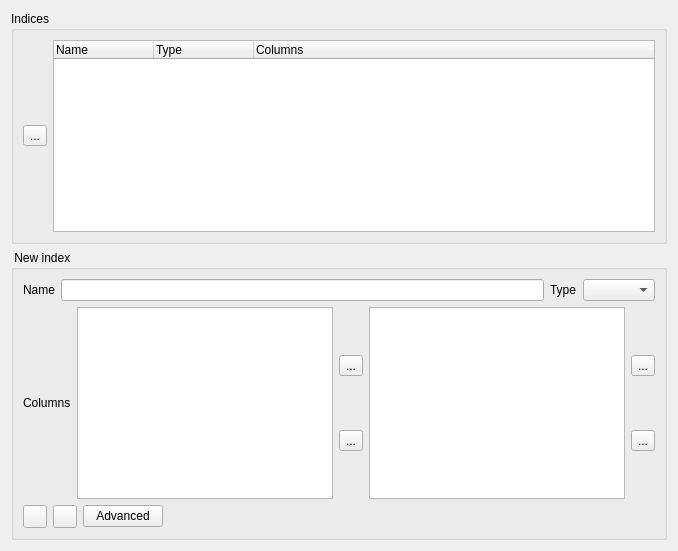
        <widget class="QWidget" name="tabWidgetPage2">
         <attribute name="title">
          <string>Indices</string>
         </attribute>
         <layout class="QVBoxLayout" name="verticalLayout_3">
          <item>
           <widget class="QGroupBox" name="groupBox_4">
            <property name="title">
             <string>Indices</string>
            </property>
            <layout class="QHBoxLayout" name="horizontalLayout_7">
             <item>
              <widget class="QToolButton" name="btnRemoveIndex">
               <property name="toolTip">
                <string>Delete this index</string>
               </property>
               <property name="statusTip">
                <string>Delete this index</string>
               </property>
               <property name="whatsThis">
                <string>Deletes this index</string>
               </property>
               <property name="text">
                <string>...</string>
               </property>
               <property name="icon">
                <iconset resource="dbm.qrc">
                 <normaloff>:/images/actions/images/small/remove.png</normaloff>:/images/actions/images/small/remove.png</iconset>
               </property>
              </widget>
             </item>
             <item>
              <widget class="QTreeWidget" name="lstIndices">
               <property name="rootIsDecorated">
                <bool>false</bool>
               </property>
               <property name="itemsExpandable">
                <bool>false</bool>
               </property>
               <property name="expandsOnDoubleClick">
                <bool>false</bool>
               </property>
               <column>
                <property name="text">
                 <string notr="true">Name</string>
                </property>
               </column>
               <column>
                <property name="text">
                 <string>Type</string>
                </property>
               </column>
               <column>
                <property name="text">
                 <string>Columns</string>
                </property>
               </column>
              </widget>
             </item>
            </layout>
           </widget>
          </item>
          <item>
           <widget class="QGroupBox" name="groupBox_3">
            <property name="title">
             <string> New index </string>
            </property>
            <property name="flat">
             <bool>false</bool>
            </property>
            <property name="checkable">
             <bool>false</bool>
            </property>
            <layout class="QVBoxLayout" name="verticalLayout_7">
             <item>
              <layout class="QGridLayout" name="gridLayout_3">
               <item row="0" column="0">
                <widget class="QLabel" name="label_6">
                 <property name="text">
                  <string>Name</string>
                 </property>
                </widget>
               </item>
               <item row="0" column="2">
                <widget class="QLineEdit" name="txtNewIndexName"/>
               </item>
               <item row="0" column="3">
                <widget class="QLabel" name="label_8">
                 <property name="text">
                  <string>Type</string>
                 </property>
                </widget>
               </item>
               <item row="0" column="4">
                <widget class="QComboBox" name="cmbIndexType"/>
               </item>
              </layout>
             </item>
             <item>
              <layout class="QHBoxLayout" name="horizontalLayout_6">
               <item>
                <widget class="QLabel" name="label_14">
                 <property name="text">
                  <string>Columns</string>
                 </property>
                </widget>
               </item>
               <item>
                <widget class="QListWidget" name="lstAvailableColumnsForIndex"/>
               </item>
               <item>
                <layout class="QVBoxLayout" name="verticalLayout_10">
                 <item>
                  <widget class="QToolButton" name="btnMoveColumnToRight">
                   <property name="toolTip">
                    <string>Add thes selecte column to the index</string>
                   </property>
                   <property name="statusTip">
                    <string>Add the selected column to the index</string>
                   </property>
                   <property name="whatsThis">
                    <string>Add this column to the index</string>
                   </property>
                   <property name="text">
                    <string>...</string>
                   </property>
                   <property name="icon">
                    <iconset resource="dbm.qrc">
                     <normaloff>:/images/actions/images/small/right.png</normaloff>:/images/actions/images/small/right.png</iconset>
                   </property>
                  </widget>
                 </item>
                 <item>
                  <widget class="QToolButton" name="btnMoveColumnToLeft">
                   <property name="toolTip">
                    <string>Remove the selected column from the right listbox and the index</string>
                   </property>
                   <property name="statusTip">
                    <string>Remove the selected column from the right listbox and the index</string>
                   </property>
                   <property name="whatsThis">
                    <string>Remove the selected column from the right listbox and the index</string>
                   </property>
                   <property name="text">
                    <string>...</string>
                   </property>
                   <property name="icon">
                    <iconset resource="dbm.qrc">
                     <normaloff>:/images/actions/images/small/left.png</normaloff>:/images/actions/images/small/left.png</iconset>
                   </property>
                  </widget>
                 </item>
                </layout>
               </item>
               <item>
                <widget class="QListWidget" name="lstSelectedColumnsForIndex"/>
               </item>
               <item>
                <layout class="QVBoxLayout" name="verticalLayout_17">
                 <item>
                  <widget class="QToolButton" name="btnMoveIndexColumnUp">
                   <property name="text">
                    <string>...</string>
                   </property>
                   <property name="icon">
                    <iconset resource="dbm.qrc">
                     <normaloff>:/images/actions/images/small/up.png</normaloff>:/images/actions/images/small/up.png</iconset>
                   </property>
                  </widget>
                 </item>
                 <item>
                  <widget class="QToolButton" name="btnMoveIndexColumnDown">
                   <property name="text">
                    <string>...</string>
                   </property>
                   <property name="icon">
                    <iconset resource="dbm.qrc">
                     <normaloff>:/images/actions/images/small/down.png</normaloff>:/images/actions/images/small/down.png</iconset>
                   </property>
                  </widget>
                 </item>
                </layout>
               </item>
              </layout>
             </item>
             <item>
              <layout class="QHBoxLayout" name="horizontalLayout_5">
               <item>
                <widget class="QToolButton" name="btnAddIndex">
                 <property name="toolTip">
                  <string>Save this index</string>
                 </property>
                 <property name="text">
                  <string/>
                 </property>
                 <property name="icon">
                  <iconset resource="dbm.qrc">
                   <normaloff>:/images/actions/images/small/add.png</normaloff>:/images/actions/images/small/add.png</iconset>
                 </property>
                </widget>
               </item>
               <item>
                <widget class="QToolButton" name="btnCancelIndexEditing">
                 <property name="toolTip">
                  <string>Cancel editing this index, reset the fields</string>
                 </property>
                 <property name="text">
                  <string/>
                 </property>
                 <property name="icon">
                  <iconset resource="dbm.qrc">
                   <normaloff>:/images/actions/images/small/cancel.png</normaloff>:/images/actions/images/small/cancel.png</iconset>
                 </property>
                </widget>
               </item>
               <item>
                <widget class="QPushButton" name="btnAdvanced">
                 <property name="text">
                  <string>Advanced</string>
                 </property>
                </widget>
               </item>
               <item>
                <spacer name="horizontalSpacer_2">
                 <property name="orientation">
                  <enum>Qt::Horizontal</enum>
                 </property>
                 <property name="sizeHint" stdset="0">
                  <size>
                   <width>40</width>
                   <height>20</height>
                  </size>
                 </property>
                </spacer>
               </item>
              </layout>
             </item>
            </layout>
           </widget>
          </item>
         </layout>
        </widget>
